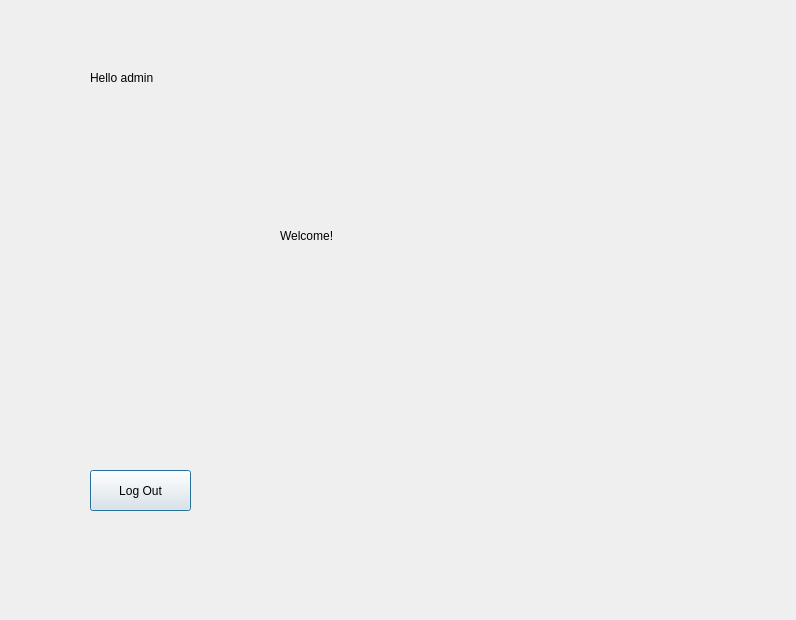
<?xml version="1.0" encoding="UTF-8"?>
<ui version="4.0">
 <class>WelcomeWindow</class>
 <widget class="QDialog" name="WelcomeWindow">
  <property name="geometry">
   <rect>
    <x>0</x>
    <y>0</y>
    <width>796</width>
    <height>620</height>
   </rect>
  </property>
  <property name="windowTitle">
   <string>Dialog</string>
  </property>
  <widget class="QLabel" name="PicLabel">
   <property name="geometry">
    <rect>
     <x>90</x>
     <y>130</y>
     <width>601</width>
     <height>281</height>
    </rect>
   </property>
   <property name="text">
    <string/>
   </property>
  </widget>
  <widget class="QPushButton" name="LogOutButton">
   <property name="geometry">
    <rect>
     <x>90</x>
     <y>470</y>
     <width>101</width>
     <height>41</height>
    </rect>
   </property>
   <property name="text">
    <string>Log Out</string>
   </property>
  </widget>
  <widget class="QLabel" name="Welcmsg">
   <property name="geometry">
    <rect>
     <x>90</x>
     <y>70</y>
     <width>131</width>
     <height>16</height>
    </rect>
   </property>
   <property name="text">
    <string>Hello admin </string>
   </property>
  </widget>
  <widget class="QLabel" name="WelcLabel">
   <property name="geometry">
    <rect>
     <x>280</x>
     <y>210</y>
     <width>111</width>
     <height>51</height>
    </rect>
   </property>
   <property name="text">
    <string>Welcome!</string>
   </property>
  </widget>
 </widget>
 <resources/>
 <connections/>
</ui>
